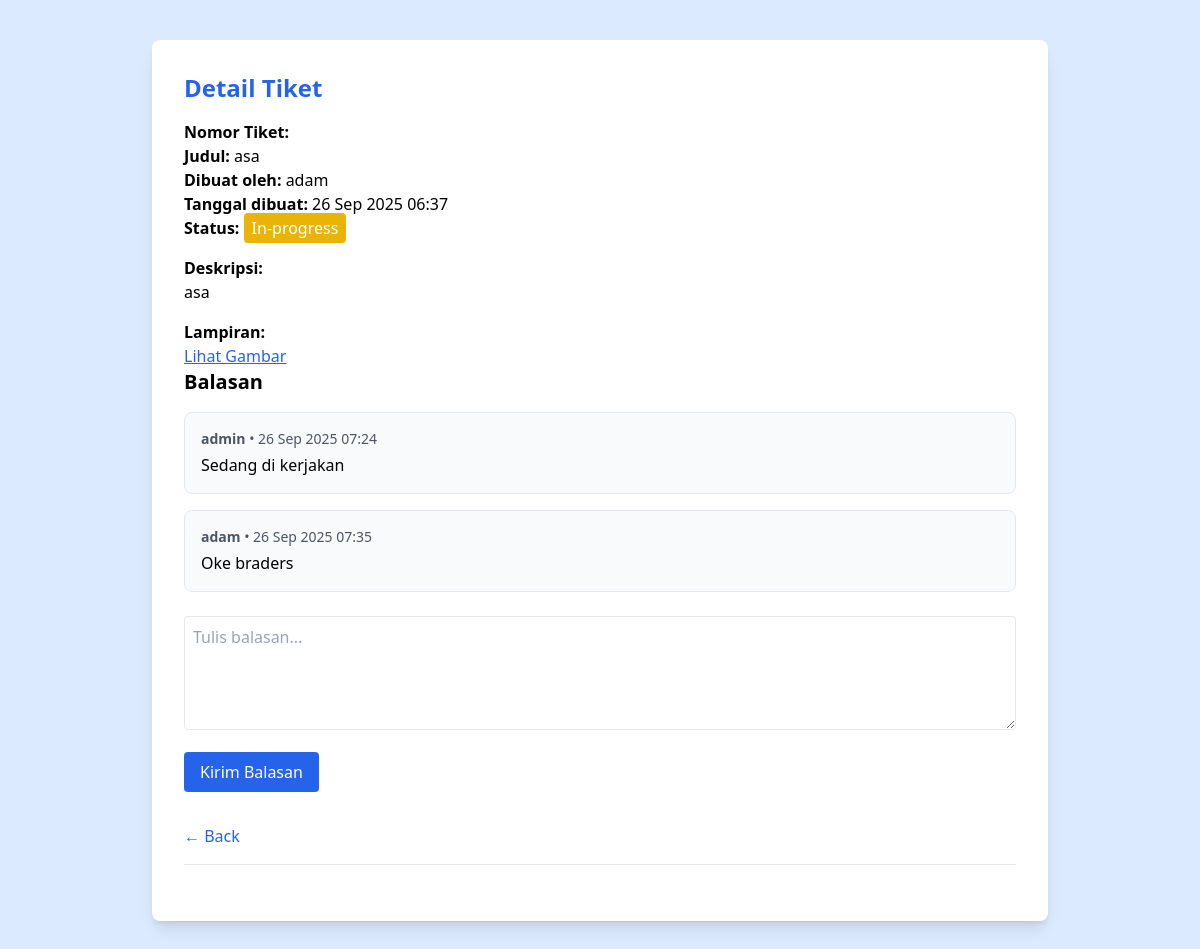
The page /ticket_view.php?id=2 (signed in) on the database its author committed.
### tables this page shows
CREATE TABLE `tickets` (
  `id` int(11) NOT NULL,
  `ticket_number` varchar(20) DEFAULT NULL,
  `user_id` int(11) NOT NULL,
  `title` varchar(255) NOT NULL,
  `description` text NOT NULL,
  `attachment` varchar(255) DEFAULT NULL,
  `status` enum('open','in-progress','closed') DEFAULT 'open',
  `created_at` timestamp NOT NULL DEFAULT current_timestamp()
);

CREATE TABLE `users` (
  `id` int(11) NOT NULL,
  `username` varchar(50) NOT NULL,
  `password` varchar(255) NOT NULL,
  `role` enum('admin','user') DEFAULT 'user',
  `created_at` timestamp NOT NULL DEFAULT current_timestamp()
);

CREATE TABLE `replies` (
  `id` int(11) NOT NULL,
  `ticket_id` int(11) NOT NULL,
  `user_id` int(11) NOT NULL,
  `message` text NOT NULL,
  `created_at` timestamp NOT NULL DEFAULT current_timestamp()
);

### public/ticket_view.php (the view, shortened to what this page needs)
<?php
include '../config/database.php';
$ticket_id = intval($_GET['id']);
$query = "SELECT t.*, u.username
          FROM tickets t
          JOIN users u ON t.user_id = u.id
          WHERE t.id = '$ticket_id'";
$result = mysqli_query($conn, $query);
$ticket = mysqli_fetch_assoc($result);
?>
<!DOCTYPE html>
<html lang="en">
<head>
  <script src="https://cdn.tailwindcss.com"></script>
</head>
<body class="bg-blue-100 min-h-screen">
  <div class="max-w-4xl mx-auto mt-10 bg-white shadow-lg rounded-lg p-8">
    <h1 class="text-2xl font-bold text-blue-600 mb-4">Detail Tiket</h1>
    <div class="border-b pb-4 mb-6">
      <p><strong>Nomor Tiket:</strong> <?php echo $ticket['ticket_number']; ?></p>
      <p><strong>Judul:</strong> <?= htmlspecialchars($ticket['title']) ?></p>
      <p><strong>Dibuat oleh:</strong> <?= htmlspecialchars($ticket['username']) ?></p>
      <p><strong>Tanggal dibuat:</strong> <?= date('d M Y H:i', strtotime($ticket['created_at'])) ?></p>
      <p><strong>Status:</strong>
        <span class="px-2 py-1 rounded text-white
          <?= $ticket['status'] == 'open' ? 'bg-green-500' : ($ticket['status'] == 'in-progress' ? 'bg-yellow-500' : 'bg-gray-500') ?>">
          <?= ucfirst($ticket['status']) ?>
        </span>
      </p>
      <p class="mt-4"><strong>Deskripsi:</strong></p>
      <p><?= nl2br(htmlspecialchars($ticket['description'])) ?></p>
      <?php if (!empty($ticket['attachment'])): ?>
      <div class="mt-4">
        <p><strong>Lampiran:</strong></p>
        <button
          type="button"
          onclick="openImageModal('../<?= htmlspecialchars($ticket['attachment']) ?>')"
          class="text-blue-600 underline hover:text-blue-800">
          Lihat Gambar
        </button>
      </div>
    <?php endif; ?>
    <h2 class="text-xl font-semibold mb-4">Balasan</h2>
    <?php
    $replies = mysqli_query($conn, "
      SELECT r.*, u.username
      FROM replies r
      JOIN users u ON r.user_id = u.id
      WHERE r.ticket_id = '$ticket_id'
      ORDER BY r.created_at ASC
    ");
    ?>
    <div class="space-y-4 mb-6">
      <?php if (mysqli_num_rows($replies) > 0): ?>
        <?php while ($reply = mysqli_fetch_assoc($replies)): ?>
          <div class="p-4 bg-gray-50 border rounded-lg">
            <p class="text-sm text-gray-600 mb-1">
              <strong><?= htmlspecialchars($reply['username']) ?></strong> • <?= date('d M Y H:i', strtotime($reply['created_at'])) ?>
            </p>
            <p><?= nl2br(htmlspecialchars($reply['message'])) ?></p>
          </div>
        <?php endwhile; ?>
      <?php else: ?>
        <p class="text-gray-500">Belum ada balasan untuk tiket ini.</p>
      <?php endif; ?>
    </div>
    <form action="../actions/reply_ticket_action.php" method="POST" class="mb-8">
      <textarea name="message" rows="4" placeholder="Tulis balasan..." class="w-full border rounded p-2 mb-4" required></textarea>
      <button type="submit" class="bg-blue-600 text-white px-4 py-2 rounded hover:bg-blue-700">Kirim Balasan</button>
    </form>
    <div class="mt-6">
      <a href="dashboard.php" class="text-blue-600 hover:underline">&larr; Back</a>
    </div>
  </div>
</body>
</html>

### rows shown on the page
tickets: title "asa", user.username "adam", created_at "26 Sep 2025 06:37", status "In-progress", description "asa"
replies: user.username "admin", created_at "26 Sep 2025 07:24", message "Sedang di kerjakan"
replies: user.username "adam", created_at "26 Sep 2025 07:35", message "Oke braders"
